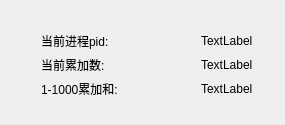
<?xml version="1.0" encoding="UTF-8"?>
<ui version="4.0">
 <class>widget2</class>
 <widget class="QWidget" name="widget2">
  <property name="geometry">
   <rect>
    <x>0</x>
    <y>0</y>
    <width>285</width>
    <height>125</height>
   </rect>
  </property>
  <property name="windowTitle">
   <string>Widget</string>
  </property>
  <widget class="QWidget" name="">
   <property name="geometry">
    <rect>
     <x>30</x>
     <y>20</y>
     <width>234</width>
     <height>89</height>
    </rect>
   </property>
   <layout class="QVBoxLayout" name="verticalLayout">
    <item>
     <layout class="QHBoxLayout" name="horizontalLayout">
      <item>
       <widget class="QLabel" name="label">
        <property name="text">
         <string>当前进程pid:</string>
        </property>
       </widget>
      </item>
      <item>
       <spacer name="horizontalSpacer">
        <property name="orientation">
         <enum>Qt::Horizontal</enum>
        </property>
        <property name="sizeHint" stdset="0">
         <size>
          <width>40</width>
          <height>20</height>
         </size>
        </property>
       </spacer>
      </item>
      <item>
       <widget class="QLabel" name="label_2">
        <property name="text">
         <string>TextLabel</string>
        </property>
       </widget>
      </item>
     </layout>
    </item>
    <item>
     <layout class="QHBoxLayout" name="horizontalLayout_3">
      <item>
       <widget class="QLabel" name="label_5">
        <property name="text">
         <string>当前累加数:</string>
        </property>
       </widget>
      </item>
      <item>
       <spacer name="horizontalSpacer_3">
        <property name="orientation">
         <enum>Qt::Horizontal</enum>
        </property>
        <property name="sizeHint" stdset="0">
         <size>
          <width>40</width>
          <height>20</height>
         </size>
        </property>
       </spacer>
      </item>
      <item>
       <widget class="QLabel" name="label_6">
        <property name="text">
         <string>TextLabel</string>
        </property>
       </widget>
      </item>
     </layout>
    </item>
    <item>
     <layout class="QHBoxLayout" name="horizontalLayout_2">
      <item>
       <widget class="QLabel" name="label_3">
        <property name="text">
         <string>1-1000累加和:</string>
        </property>
       </widget>
      </item>
      <item>
       <spacer name="horizontalSpacer_2">
        <property name="orientation">
         <enum>Qt::Horizontal</enum>
        </property>
        <property name="sizeHint" stdset="0">
         <size>
          <width>40</width>
          <height>20</height>
         </size>
        </property>
       </spacer>
      </item>
      <item>
       <widget class="QLabel" name="label_4">
        <property name="text">
         <string>TextLabel</string>
        </property>
       </widget>
      </item>
     </layout>
    </item>
   </layout>
  </widget>
 </widget>
 <layoutdefault spacing="6" margin="11"/>
 <resources/>
 <connections/>
</ui>
